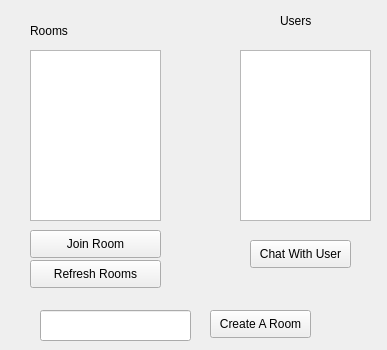
<?xml version="1.0" encoding="UTF-8"?>
<ui version="4.0">
 <class>ApplicationWindow</class>
 <widget class="QWidget" name="ApplicationWindow">
  <property name="geometry">
   <rect>
    <x>0</x>
    <y>0</y>
    <width>387</width>
    <height>350</height>
   </rect>
  </property>
  <property name="windowTitle">
   <string>Form</string>
  </property>
  <widget class="QListWidget" name="roomsListWidget">
   <property name="geometry">
    <rect>
     <x>30</x>
     <y>50</y>
     <width>131</width>
     <height>171</height>
    </rect>
   </property>
  </widget>
  <widget class="QListWidget" name="usersListWidget">
   <property name="geometry">
    <rect>
     <x>240</x>
     <y>50</y>
     <width>131</width>
     <height>171</height>
    </rect>
   </property>
  </widget>
  <widget class="QLabel" name="label">
   <property name="geometry">
    <rect>
     <x>280</x>
     <y>10</y>
     <width>141</width>
     <height>21</height>
    </rect>
   </property>
   <property name="text">
    <string>Users</string>
   </property>
  </widget>
  <widget class="QLabel" name="label_2">
   <property name="geometry">
    <rect>
     <x>30</x>
     <y>20</y>
     <width>111</width>
     <height>21</height>
    </rect>
   </property>
   <property name="text">
    <string>Rooms</string>
   </property>
  </widget>
  <widget class="QPushButton" name="privateChatButton">
   <property name="geometry">
    <rect>
     <x>250</x>
     <y>240</y>
     <width>101</width>
     <height>28</height>
    </rect>
   </property>
   <property name="text">
    <string>Chat With User</string>
   </property>
  </widget>
  <widget class="QPushButton" name="joinRoomButton">
   <property name="geometry">
    <rect>
     <x>30</x>
     <y>230</y>
     <width>131</width>
     <height>28</height>
    </rect>
   </property>
   <property name="text">
    <string>Join Room</string>
   </property>
  </widget>
  <widget class="QPushButton" name="createRoomButton">
   <property name="geometry">
    <rect>
     <x>210</x>
     <y>310</y>
     <width>101</width>
     <height>28</height>
    </rect>
   </property>
   <property name="text">
    <string>Create A Room</string>
   </property>
  </widget>
  <widget class="QLineEdit" name="roomNameTextBox">
   <property name="geometry">
    <rect>
     <x>40</x>
     <y>310</y>
     <width>151</width>
     <height>31</height>
    </rect>
   </property>
  </widget>
  <widget class="QPushButton" name="refreshRoomsButton">
   <property name="geometry">
    <rect>
     <x>30</x>
     <y>260</y>
     <width>131</width>
     <height>28</height>
    </rect>
   </property>
   <property name="text">
    <string>Refresh Rooms</string>
   </property>
  </widget>
 </widget>
 <resources/>
 <connections/>
</ui>
